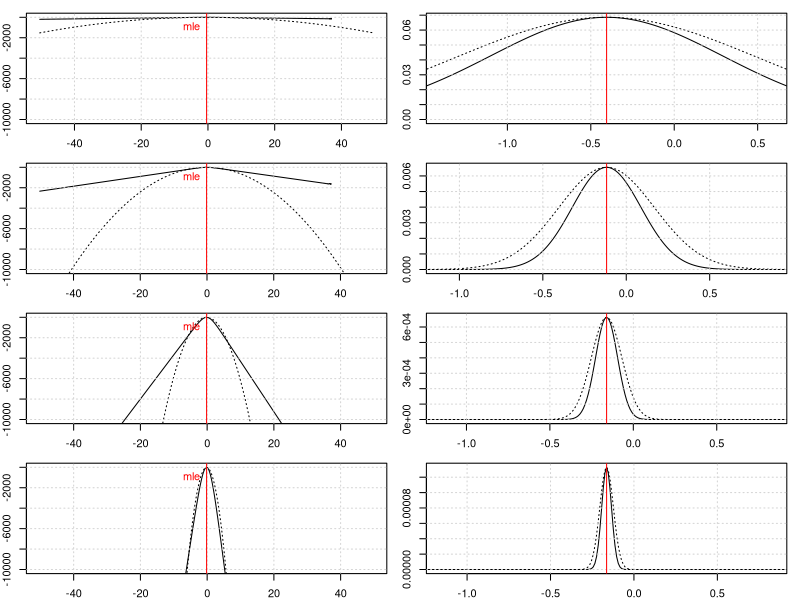

This chart was generated by the following R code:
tables = list(
	band_et_al = matrix(
		c( 3420, 3233, 3925, 2738 ),
		byrow = T, ncol = 2,
		dimnames = list(
			c( "non-O", "O" ),
			c( "controls", "cases" )
		)
	),
	egan_et_al = matrix(
		c( 1965, 1, 707, 17 ),
		byrow = T, ncol = 2,
		dimnames = list(
			c( "G", "C" ),
			c( "unexposed", "exposed" )
		)
	)
)

binomial.likelihood <- function( y, n, p ) {
  result = choose( n, y ) * p^y * (1-p)^(n-y) ;
  return( result )
}

binomial.ll <- function( y, n, p ) {
  result = lchoose( n, y ) + y*log(p) + (n-y) * log(1-p) ;
  return( result )
}

table.ll <- function( data, params ) {
	return (
		binomial.ll( data[1,2], sum( data[1,] ), params[1] )
		+ binomial.ll( data[2,2], sum( data[2,] ), params[2] )
	)
}

logistic <- function( x ) {
	exp(x) / ( 1 + exp(x) )
}

reparameterised.table.ll <- function( data, params ) {
	# params[1] is frequency
	# params[2] is log Odds ratio
	thetas = c(
		logistic( params[1] ),
		logistic( params[1] + params[2] )
	)
	return( table.ll( data, thetas ))
}

find.mle <- function( data ) {
	fit = optim(
		par = c( 0, 0 ),
		fn = function( params ) {
			reparameterised.table.ll( data, params )  
		},
		# tell optim() to maximise, not minimise.
		control = list(
			fnscale = -1,
			trace = TRUE
		)
	)
	if( fit$convergence != 0 ) {
		return( NA )
	} else {
		return( fit$par ) # estimate
	}
}

plot.ll <- function( data, maximum.likelihood.estimate ) {
	# This solves Challenge #6
	mu_hat = maximum.likelihood.estimate[1]
	beta_hat = maximum.likelihood.estimate[2]
	se = sqrt( sum(1/(data+0.5) ))
	range = beta_hat + c( -50, 50 ) # may need to adjust
	at = seq( from = range[1], to = range[2], by = 0.01 )
	ll.evaluations = sapply(
		at,
		function(x) {
			reparameterised.table.ll(
				data,
				c( mu_hat, x )
			) }
	)

	# Plot likelihood on log scale
	plot(
		at,
		ll.evaluations,
		type = "l",
		xlab = "log odds Ratio", ylab = "log-likelihood",
		ylim = c( -10000, 0 )
	)
	max.ll = reparameterised.table.ll(
		data,
		maximum.likelihood.estimate
	) 
	max.normal.ll = dnorm( beta_hat, mean = beta_hat, sd = se, log = T )
	points(
		at,
		dnorm( at, mean = beta_hat, sd = se, log = TRUE ) - max.normal.ll + max.ll,
		type = 'l', lty = 3
	)
	
	grid()

	# annotate with the maximum likelihood estimate
	abline( v = beta_hat, col = "red" )
	text( beta_hat, -1000, "mle", col = "red", pos = 2 )

	# Plot likelihood on non-log scale
	plot(
		at,
		exp(ll.evaluations),
		xlim = beta_hat + c( -1, 1 ),  # zoom in a bit
		type = "l",
		xlab = "log odds Ratio", ylab = "likelihood"
	)

	points(
		at,
		exp( dnorm( at, mean = beta_hat, sd = se, log = TRUE ) - max.normal.ll + max.ll ),
		type = 'l',
		lty = 3
	)
	grid()

	# annotate with the maximum likelihood estimate
	abline( v = beta_hat, col = "red" )
}

simulate.tables <- function(
	log.or = -0.3,
	control.frequency = c( 0.5 ),
	sample.sizes = c( 10, 100, 1000, 1000, 5000 )
) {
	result = list()
	for( theta1 in control.frequency ) {
		for( N in sample.sizes ) {
			mu = log( theta1 / (1 - theta1 ))
			beta = log.or
			M = matrix( NA, nrow = 2, ncol = 2 )
			M[1,2] = rbinom( 1, N, prob = logistic( mu ) )
			M[2,2] = rbinom( 1, N, prob = logistic( mu + beta ) )
			M[1,1] = N - M[1,2]
			M[2,1] = N - M[1,2]
			result[[ sprintf( "theta1=%.2f/N=%d", theta1, N ) ]] = M
		}
	}
	return( result )
}

plot.simulated.tables <- function( simulated.data ) {
	par(
		mfrow = c( length(simulated.data), 2 ),
		mar = c( 2, 2, 1, 1 )
	)
	for( i in 1:length( simulated.data )) {
		plot.ll(
			simulated.data[[i]],
			find.mle( simulated.data[[i]] )
		)
	}
}

plot.simulated.tables( simulate.tables() )
